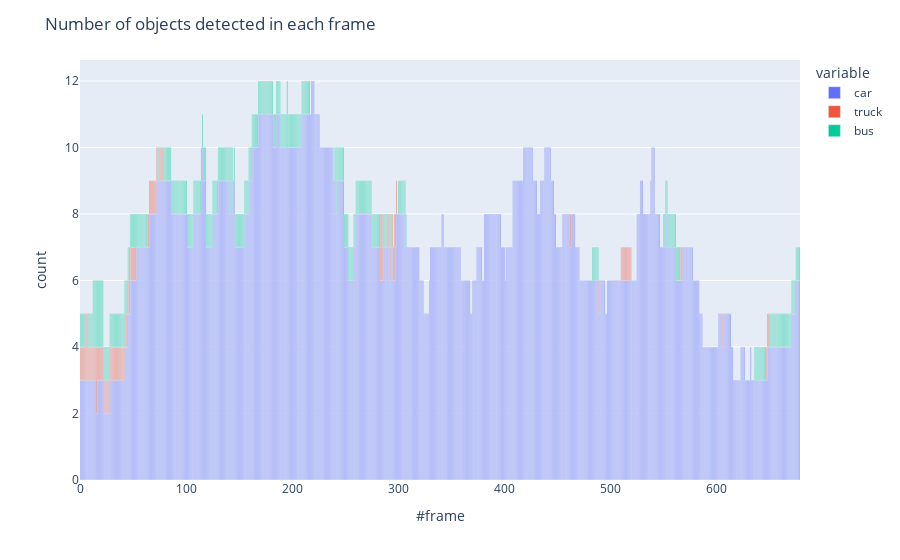

The cell this chart's notebook holds for it:
### Code cell
fig = px.bar(df_class_counts)
fig.update_layout(title=dict(text="Number of objects detected in each frame"), xaxis_title="#frame", yaxis_title="count")
fig.show()

### Figure 1 — Plotly figure (JSON) as saved in the notebook; plotly's stock layout.template omitted (floating-point values rounded to 4 significant figures; data arrays with more than 128 entries replaced by an {"elided": "..."} marker saying what was removed)
{"data": [{"alignmentgroup": "True", "hovertemplate": "variable=car<br>index=%{x}<br>value=%{y}<extra></extra>", "legendgroup": "car", "marker": {"color": "#636efa", "pattern": {"shape": ""}}, "name": "car", "offsetgroup": "car", "orientation": "v", "showlegend": true, "textposition": "auto", "type": "bar", "x": {"elided": "679 int values"}, "xaxis": "x", "y": {"elided": "679 int values"}, "yaxis": "y"}, {"alignmentgroup": "True", "hovertemplate": "variable=truck<br>index=%{x}<br>value=%{y}<extra></extra>", "legendgroup": "truck", "marker": {"color": "#EF553B", "pattern": {"shape": ""}}, "name": "truck", "offsetgroup": "truck", "orientation": "v", "showlegend": true, "textposition": "auto", "type": "bar", "x": {"elided": "679 int values"}, "xaxis": "x", "y": {"elided": "679 int values"}, "yaxis": "y"}, {"alignmentgroup": "True", "hovertemplate": "variable=bus<br>index=%{x}<br>value=%{y}<extra></extra>", "legendgroup": "bus", "marker": {"color": "#00cc96", "pattern": {"shape": ""}}, "name": "bus", "offsetgroup": "bus", "orientation": "v", "showlegend": true, "textposition": "auto", "type": "bar", "x": {"elided": "679 int values"}, "xaxis": "x", "y": {"elided": "679 int values"}, "yaxis": "y"}], "layout": {"barmode": "relative", "legend": {"title": {"text": "variable"}, "tracegroupgap": 0}, "margin": {"t": 60}, "title": {"text": "Number of objects detected in each frame"}, "xaxis": {"anchor": "y", "domain": [0, 1], "title": {"text": "#frame"}}, "yaxis": {"anchor": "x", "domain": [0, 1], "title": {"text": "count"}}}}
